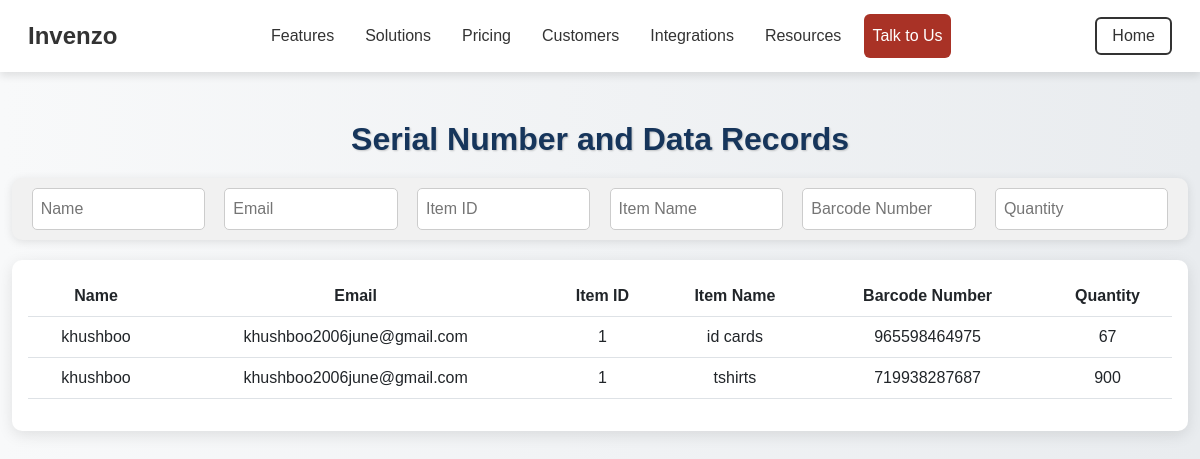
Page /barcodes/ (signed in) on the committed database.
### main/models.py (models this page shows, shortened)
class BarcodeData(models.Model):
    user = models.ForeignKey(User, on_delete=models.CASCADE, null =True)
    order = models.ForeignKey(Order, on_delete=models.CASCADE,  null=True, blank=True, related_name='barcodes')  # Add ForeignKey
    supplier_name = models.CharField(max_length=255)
    supplier_email = models.EmailField()
    item_id = models.CharField(max_length=100)
    item_name = models.CharField(max_length=255)
    barcode_number = models.CharField(max_length=100, unique=True)
    quantity = models.IntegerField()

### main/views.py (the view)
# urls.py: path('barcodes/', barcode_scanning, name='barcodes'),
def barcode_scanning(request):
    user = get_logged_in_user(request)
    if not user:
        return redirect('login')
    barcodes = BarcodeData.objects.filter(user=user)
    return render(request, 'barcode_scanning.html', {'barcodes': barcodes})

### main/views.py (called while the page is built)
def get_logged_in_user(request):
    user_id = request.session.get('user_id')
    if not user_id:
        return None
    try:
        return User.objects.get(id=user_id)
    except User.DoesNotExist:
        return None

### main/templates/barcode_scanning.html (shortened to what this page needs)
{% load static %}
<!DOCTYPE html>
<html lang="en">
<head>
    <link href="https://cdn.jsdelivr.net/npm/bootstrap@5.3.0/dist/css/bootstrap.min.css" rel="stylesheet">
    <link rel="stylesheet" href="{% static 'css/styles.css' %}">
    <link rel="stylesheet" href="{% static 'css/barcode-scanning.css' %}">
</head>
<body>
    {% include 'navbar.html' %}
    <section class="topic-page text-center">
        <div class="container-fluid">
            <h2>Serial Number and Data Records</h2>
            <div class="filter-container">
                <input type="text" class="filter-input" placeholder="Name" onkeyup="filterTable(0)">
                <input type="text" class="filter-input" placeholder="Email" onkeyup="filterTable(1)">
                <input type="text" class="filter-input" placeholder="Item ID" onkeyup="filterTable(2)">
                <input type="text" class="filter-input" placeholder="Item Name" onkeyup="filterTable(3)">
                <input type="text" class="filter-input" placeholder="Barcode Number" onkeyup="filterTable(4)">
                <input type="text" class="filter-input" placeholder="Quantity" onkeyup="filterTable(5)">
            </div>
            <div class="table-container p-3">
                <table class="table table-hover" id="barcodeTable">
                    <thead>
                        <tr>
                            <th>Name</th>
                            <th>Email</th>
                            <th>Item ID</th>
                            <th>Item Name</th>
                            <th>Barcode Number</th>
                            <th>Quantity</th>
                        </tr>
                    </thead>
                    <tbody>
                        {% for barcode in barcodes %}
                        <tr>
                            <td>{{ barcode.supplier_name }}</td>
                            <td>{{ barcode.supplier_email }}</td>
                            <td>{{ barcode.item_id }}</td>
                            <td>{{ barcode.item_name }}</td>
                            <td>{{ barcode.barcode_number }}</td>
                            <td>{{ barcode.quantity }}</td>
                        </tr>
                        {% empty %}
                        <tr>
                            <td colspan="6" class="text-center">No records found.</td>
                        </tr>
                        {% endfor %}
                    </tbody>
                </table>
            </div>
        </div>
    </section>
</body>
</html>

### main/templates/navbar.html (shortened to what this page needs)
<nav class="navbar navbar-expand-lg navbar-light bg-white">
    <div class="container-fluid">
        <a class="navbar-brand d-flex align-items-center" href="{% url 'home' %}">
            <strong class="brand-name">Invenzo</strong>
        </a>
        <div class="collapse navbar-collapse justify-content-end" id="navbarNav">
            <ul class="navbar-nav">
                <li class="nav-item"><a class="nav-link" href="{% url 'features' %}">Features</a></li>
                <li class="nav-item"><a class="nav-link" href="{% url 'solutions' %}">Solutions</a></li>
                <li class="nav-item"><a class="nav-link" href="{% url 'pricing' %}">Pricing</a></li>
                <li class="nav-item"><a class="nav-link" href="{% url 'customers' %}">Customers</a></li>
                <li class="nav-item"><a class="nav-link" href="{% url 'integrations' %}">Integrations</a></li>
                <li class="nav-item"><a class="nav-link" href="{% url 'resources' %}">Resources</a></li>
                <li class="nav-item"><a class="nav-link btn btn-primary text-white" href="{% url 'team' %}">Talk to Us</a></li>
            </ul>
        </div>
        <div class="collapse navbar-collapse justify-content-end" id="navbarNav">
            <a href="{% url 'home' %}" class="btn btn-outline-dark">Home</a>
        </div>
    </div>
</nav>

### accounts/static/css/styles.css (style rules this page uses)
.navbar { padding: 0.8rem 1rem; font-family: 'Poppins', sans-serif; position: fixed; top: 0; left: 0; right: 0; z-index: 9999; background-color: #ffffff; box-shadow: 0 4px 8px rgba(0, 0, 0, 0.1); }
body { padding-top: 80px; }
.navbar-brand .brand-name { font-size: 24px; font-weight: 600; color: #333; }
.navbar-nav { font-size: 16px; }
.nav-item .nav-link { color: #333; margin-right: 15px; padding: 10px 0; transition: color 0.3s ease; }
.navbar-nav .nav-item:last-child { margin-right: 0; }
.btn-outline-dark { border: 2px solid #333; color: #333; padding: 5px 15px; transition: background-color 0.3s ease, color 0.3s ease; }
.brand-name { font-size: 24px; font-weight: bold; font-family: 'Poppins', sans-serif; color: #2C3E50; }
.btn-primary { background-color: #A93226; border: none; }

### accounts/static/css/barcode-scanning.css (style rules this page uses)
body { margin-top:60px; padding:0; }
.topic-page h2 { color: #16355b; font-weight: bold; text-shadow: 1px 1px 2px rgba(0, 0, 0, 0.2); margin-top: 10px; margin-bottom: 20px; text-align: center; }

### main/templates/barcode_scanning.html (style rules this page uses)
body { background: linear-gradient(to right, #f8f9fa, #e9ecef); font-family: 'Poppins', sans-serif; }
.topic-page { padding-top: 50px !important; }
.table-container { width: 100%; margin: 20px auto; background: white; border-radius: 10px; box-shadow: 0px 4px 15px rgba(0, 0, 0, 0.1); overflow-x: auto; padding: 20px; animation: fadeIn 1s ease-in-out; }
.filter-container { display: flex; justify-content: space-around; padding: 10px; background: #f1f1f1; border-radius: 10px; box-shadow: 0px 2px 10px rgba(0, 0, 0, 0.1); margin-bottom: 10px; }
.filter-input { width: 15%; padding: 8px; border: 1px solid #ccc; border-radius: 5px; transition: all 0.3s ease-in-out; }

### rows in the picture
BarcodeData: supplier_name "khushboo", supplier_email "khushboo2006june@gmail.com", item_id "1", item_name "id cards", barcode_number "965598464975", quantity "67"
BarcodeData: supplier_name "khushboo", supplier_email "khushboo2006june@gmail.com", item_id "1", item_name "tshirts", barcode_number "719938287687", quantity "900"
